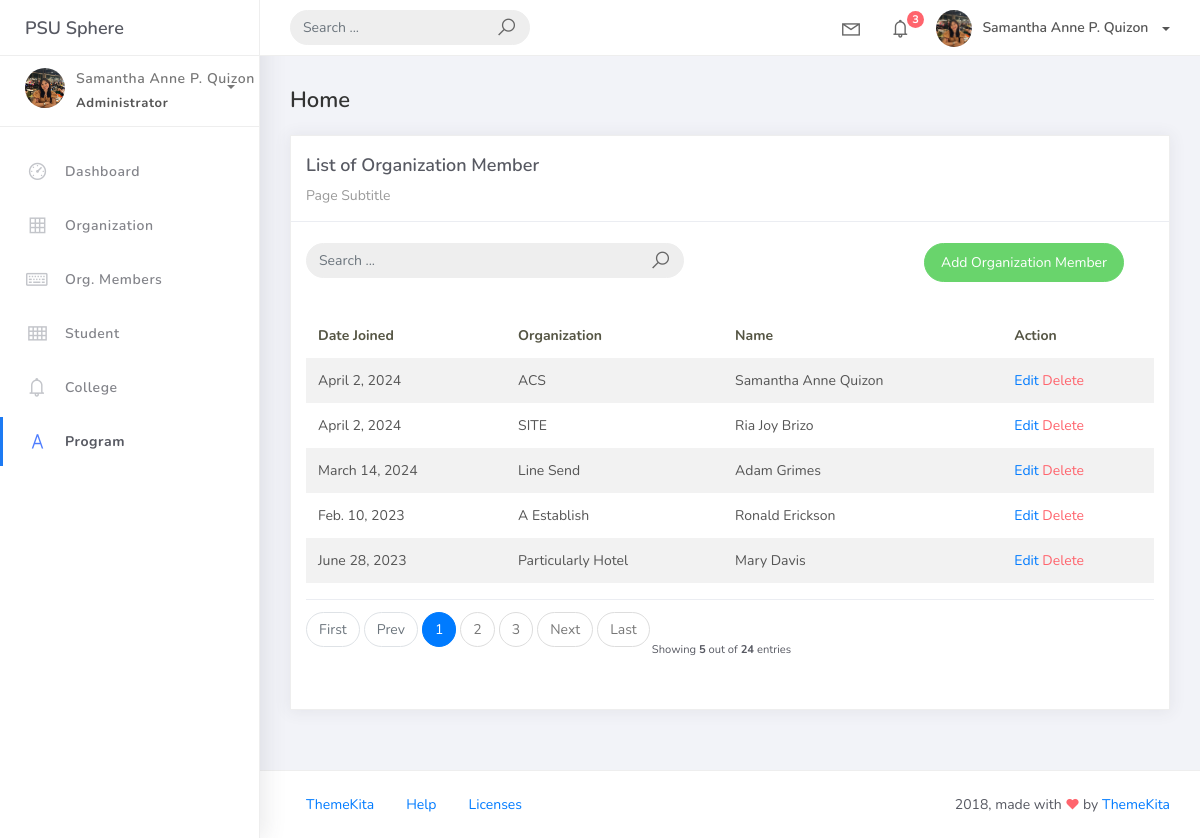
The page /orgmember_list on the database its author committed.
### studentorg/models.py (models this page shows, shortened)
class BaseModel (models.Model):
    created_at = models.DateTimeField(auto_now_add=True, db_index=True)
    updated_at = models.DateTimeField(auto_now=True)
    class Meta:
        abstract = True

class OrgMember(BaseModel):
    student=models.ForeignKey(Student, on_delete=models.CASCADE)
    organization=models.ForeignKey(Organization, on_delete=models.CASCADE)
    date_joined = models.DateField()

class Organization(BaseModel):
    name = models.CharField(max_length=250)
    college = models.ForeignKey(
        College, null=True, blank=True, on_delete=models.CASCADE)
    description = models.CharField(max_length=500)

class Student(BaseModel):
    student_id  = models.CharField(max_length=15)
    lastname = models.CharField(max_length=25)
    firstname = models.CharField(max_length=25)
    middlename = models.CharField(max_length=25, blank=True, null=True)
    program = models.ForeignKey(Program, on_delete=models.CASCADE)

### studentorg/views.py (the view)
# urls.py: path('orgmember_list', OrgMemberList.as_view(), name='orgmember-list'),
class OrgMemberList(ListView):
    model = OrgMember
    context_object_name = 'orgmember'
    template_name  = 'orgmember_list.html'
    paginate_by = 5
    def get_context_data(self, **kwargs):
        context = super().get_context_data(**kwargs)
        context['organization_list'] = Organization.objects.all()
        return context
    def get_queryset(self, *args, **kwargs):
         qs = super(OrgMemberList, self).get_queryset(*args, **kwargs)
         if self.request.GET.get("q") != None:
             query = self.request.GET.get('q')
             qs = qs = qs.filter(Q(date_joined__icontains=query) |
                           Q(organization__name__icontains=query) | Q(student__firstname__icontains=query) | Q(student__lastname__icontains=query))
         return qs

### templates/orgmember_list.html
{% extends 'base.html' %} {%load static %}  {% block content %}
<div class="content">
    <div class="container-fluid">
        <h4 class="page-title">Home</h4>
        <div class="row">
            <div class="col-md-12">
                <div class="card">
                    <div class="card-header">
                        <div class="card-title">List of Organization Member</div>
                        <div class="card-category">Page Subtitle</div>
                    </div>
                    <br />
                            <div class="col-md-12 row">
                                <div class="col-md-6">
                                    <form class="navbar-left navbar-form nav-search mr-md-3" action="{% url 'orgmember-list' %}">
                                      <div class="input-group">
                                        <input type="text" placeholder="Search ..." class="form-control" name="q" />
                                        <div class="input-group-append">
                                        <span class="input-group-text">
                                            <i class="la la-search search-icon"></i>
                                        </span>
                                        </div>
                                      </div>
                                    </form>
                                </div>
                                <div class="col-md-6">
                                    <div class="pull-right">
                                        <a href="{% url 'orgmember-add' %}" class="btn btn-success btn-rounded">Add Organization Member</a>
                                    </div>
                                </div>
                            </div>
                    <div class="card-body">
                        <table class="table table-striped mt-3">
                            <thead>
                                <tr>
                                    <th scope="col">Date Joined</th>
                                    <th scope="col">Organization</th>
                                    <th scope="col">Name</th>
                                    <th scope="col">Action</th>
                                </tr>
                            </thead>
                            <tbody>
                                {% for object in object_list %}
                                <tr>
                                    <td>{{ object.date_joined }}</td>
                                    <td>{{ object.organization.name}}</td>
                                    <td>{{ object.student.firstname }} {{ object.student.lastname }}</td>
                                    <td>
                                        <a href="orgmember_list/{{ object.id }}">Edit</a>
                                        <a href="orgmember_list/{{ object.id }}/delete" class="text-danger">Delete</a>
                                    </td>
                                </tr>
                                {% empty %}
                                <tr>
                                    <td colspan="4" style="text-align: center">
                                        <p class="text-sm font-weight-bold mb-0">No Records Found</p>
                                    </td>
                                </tr>
                                {% endfor %}
                            </tbody>
                        </table>
                        {% include 'includes/pagination.html' %}
                    </div>
                </div>
            </div>
        </div>
    </div>
</div>
{% endblock %}

### rows shown on the page
OrgMember: date_joined "April 2, 2024", organization.name "ACS", student.firstname "Samantha Anne", student.lastname "Quizon"
OrgMember: date_joined "April 2, 2024", organization.name "SITE", student.firstname "Ria Joy", student.lastname "Brizo"
OrgMember: date_joined "March 14, 2024", organization.name "Line Send", student.firstname "Adam", student.lastname "Grimes"
OrgMember: date_joined "Feb. 10, 2023", organization.name "A Establish", student.firstname "Ronald", student.lastname "Erickson"
OrgMember: date_joined "June 28, 2023", organization.name "Particularly Hotel", student.firstname "Mary", student.lastname "Davis"

### other values the page prints
{{ page_num }} "1"
{{ page_num }} "2" "3"
{{ object_list.count }} "5"
{{ paginator.count }} "24"
